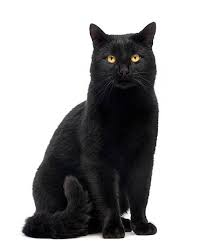
#> input picture Seg_by_edge/Images/img1.JPG, 204 x 246 px; its folder holds only this picture in this run
$ jupyter execute --allow-errors Code2.ipynb
#> lines starting #> are read from the running program, lines starting #| are printed output that depends on the picture; after the words box and inside, x2 and y2 are one past the last pixel; in counts of white or black regions, pixels touching at a corner belong together
### Loading libraries

[cell 1]
import os
import numpy as np
import pandas as pd
import matplotlib.pyplot as plt
import cv2
import glob
import datetime
import random
from tqdm.notebook import tqdm
from PIL import Image
from PIL import ImageEnhance
pd.set_option('display.max_colwidth', None)

### Segmentation

Defining Paths

[cell 2]
def get_img(path_str):
    # reads at RGB
#> called with path_str = './Images/img1.JPG'
    return np.asarray(Image.open(path_str))
#> returned value is the input picture: shape (246, 204, 3); mean R, G, B 166.3, 166, 166.6

def show_img(img):
    plt.imshow(img)
    plt.show()

def show_img_gray(img):
    plt.imshow(cv2.cvtColor(img, cv2.COLOR_GRAY2RGB))
    plt.show()

def get_gray(img):
    return cv2.cvtColor(img,cv2.COLOR_RGB2GRAY)
#> returned value: shape (246, 204)

def apply_threshold(img):
    return cv2.threshold(img, np.mean(img), 255, cv2.THRESH_BINARY_INV+cv2.THRESH_OTSU)[1]
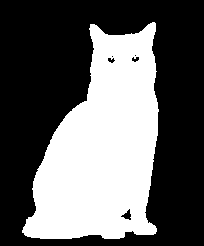
#> returned value: shape (246, 204); 38.5% white; 1 white region, box (x1, y1, x2, y2) and area: (22, 22, 159, 239) 19336

def get_edge(img):
    return cv2.dilate(cv2.Canny(img, 0, 255), None)
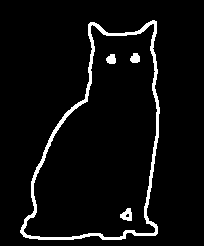
#> returned value: shape (246, 204); 5% white; 4 white regions, box (x1, y1, x2, y2) and area: (20, 20, 160, 240) 2265, (120, 208, 132, 221) 103, (130, 53, 140, 63) 79, (106, 54, 116, 64) 79

def get_mask(edge_img):
    cnt = sorted(cv2.findContours(edge_img, cv2.RETR_LIST, cv2.CHAIN_APPROX_SIMPLE)[-2], key=cv2.contourArea)[-1]
#> cnt = contour of 236 points, box (x1, y1, x2, y2) (20, 20, 160, 240), area 20193
    mask_shape = edge_img.shape[0],edge_img.shape[1]
#> mask_shape = (246, 204)
    mask = np.zeros(mask_shape, np.uint8)
    return cv2.drawContours(mask, [cnt],-1, 255, -1)
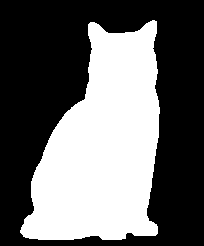
#> returned value: shape (246, 204); 40.9% white; 1 white region, box (x1, y1, x2, y2) and area: (20, 20, 160, 240) 20515

[cell 3]
def edge_based_segmentation(img, show_image = True):
    edge_img = get_edge(apply_threshold(get_gray(img)))
    mask_img = get_mask(edge_img)
    if show_image :
        show_img(img)
        show_img_gray(mask_img)

$ run again, on Seg_by_edge/Images/img2.JPG
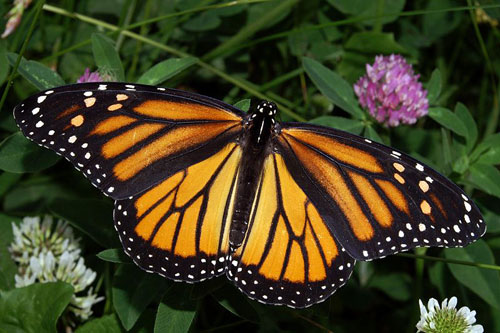
#> input picture Seg_by_edge/Images/img2.JPG, 500 x 333 px
#> in get_img, returned value is the input picture: shape (333, 500, 3); mean R, G, B 66.7, 63.3, 33.2
#> in apply_threshold, `return cv2.threshold(img, np.mean(img), 255, cv2.THRESH_BINARY_INV+cv2..`:
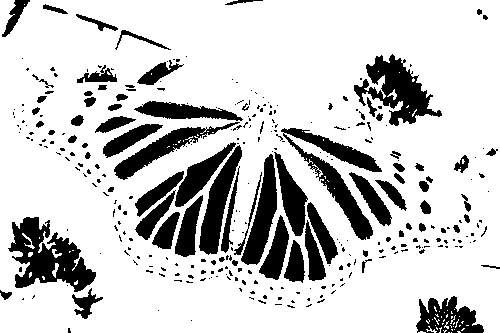
#> returned value: shape (333, 500); 79.9% white; 318 black regions (239 under 20 px), largest, box (x1, y1, x2, y2) and area: (8, 217, 96, 292) 3314, (281, 128, 382, 240) 2883, (354, 54, 442, 126) 2664
#> cnt = contour of 584 points, box (x1, y1, x2, y2) (133, 141, 346, 284), area 16446
#> in get_mask, `return cv2.drawContours(mask, [cnt],-1, 255, -1)`:
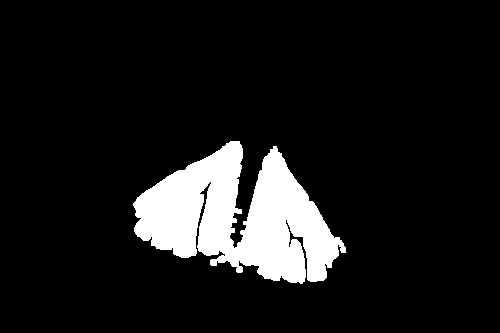
#> returned value: shape (333, 500); 10.2% white; 1 white region, box (x1, y1, x2, y2) and area: (133, 141, 346, 284) 17026

$ run again, on Seg_by_edge/Images/img3.JPG
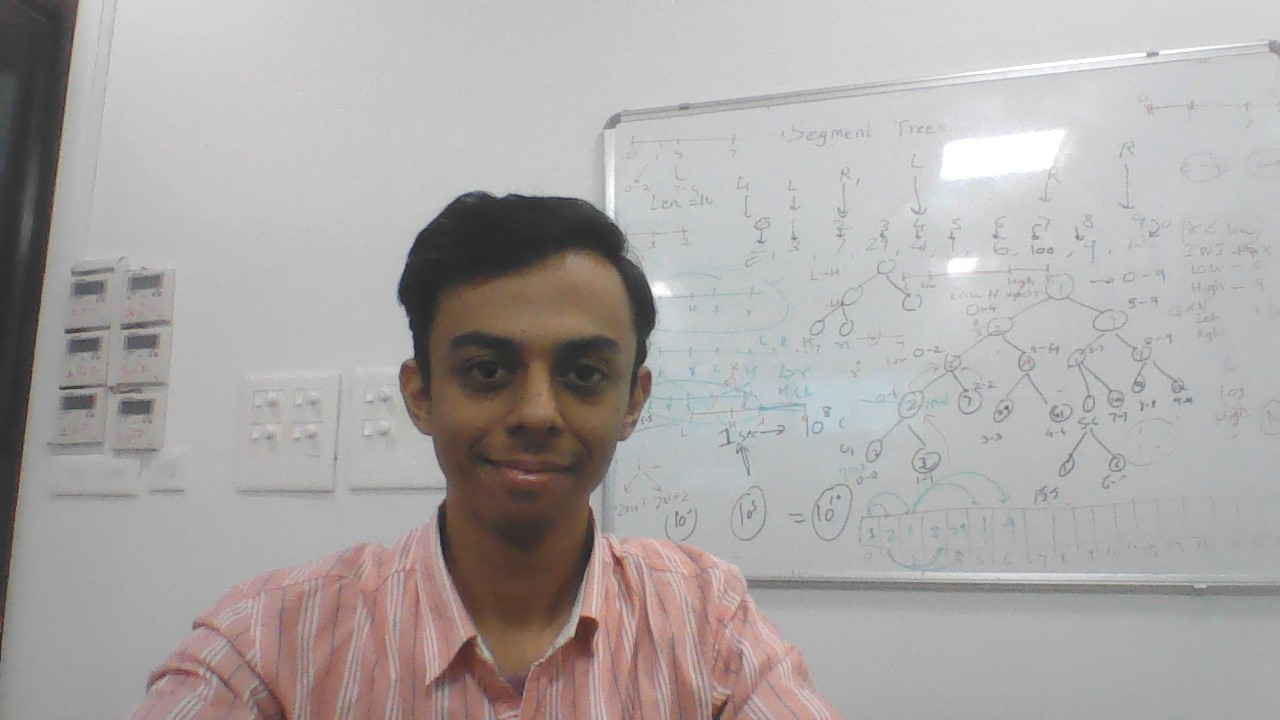
#> input picture Seg_by_edge/Images/img3.JPG, 1280 x 720 px
#> in get_img, returned value is the input picture: shape (720, 1280, 3); mean R, G, B 171.8, 167.4, 166.3
#> in apply_threshold, `return cv2.threshold(img, np.mean(img), 255, cv2.THRESH_BINARY_INV+cv2..`:
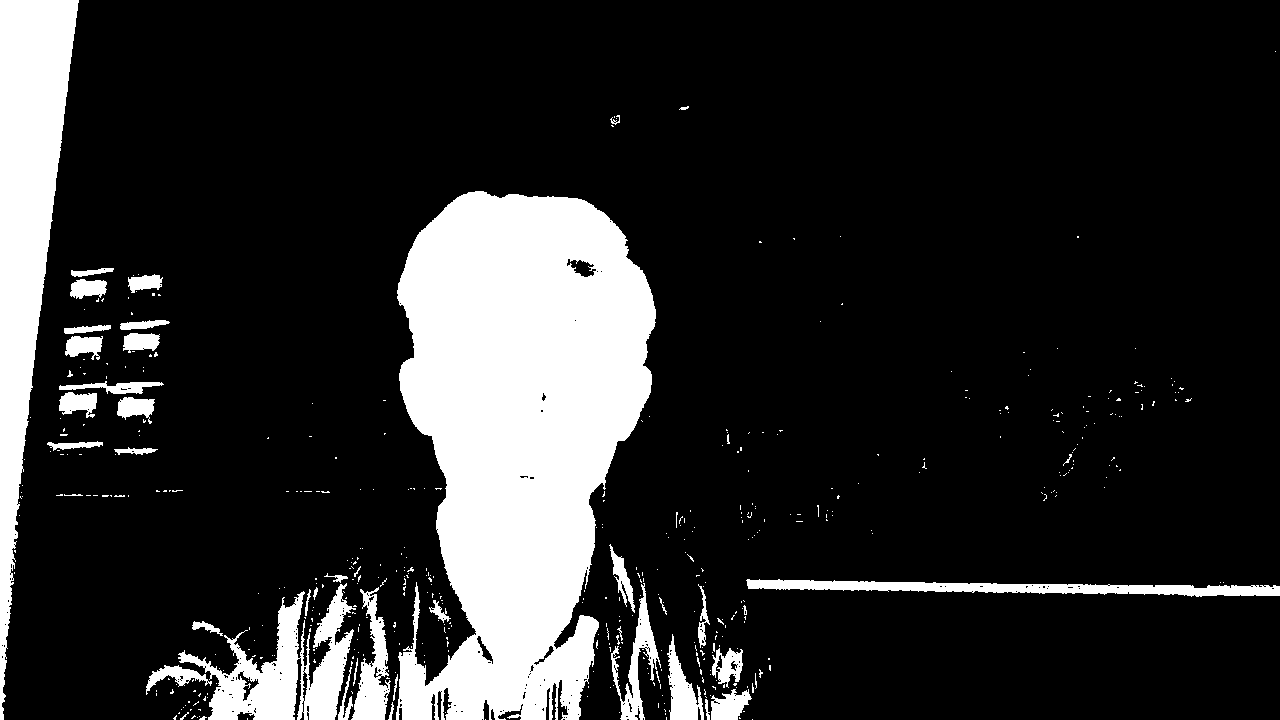
#> returned value: shape (720, 1280); 16.8% white; 495 white regions (449 under 20 px), largest, box (x1, y1, x2, y2) and area: (396, 191, 656, 720) 96635, (0, 0, 79, 720) 26271, (178, 583, 356, 720) 9673
#> cnt = contour of 2712 points, box (x1, y1, x2, y2) (144, 189, 657, 720), area 16543
#> in get_mask, `return cv2.drawContours(mask, [cnt],-1, 255, -1)`:
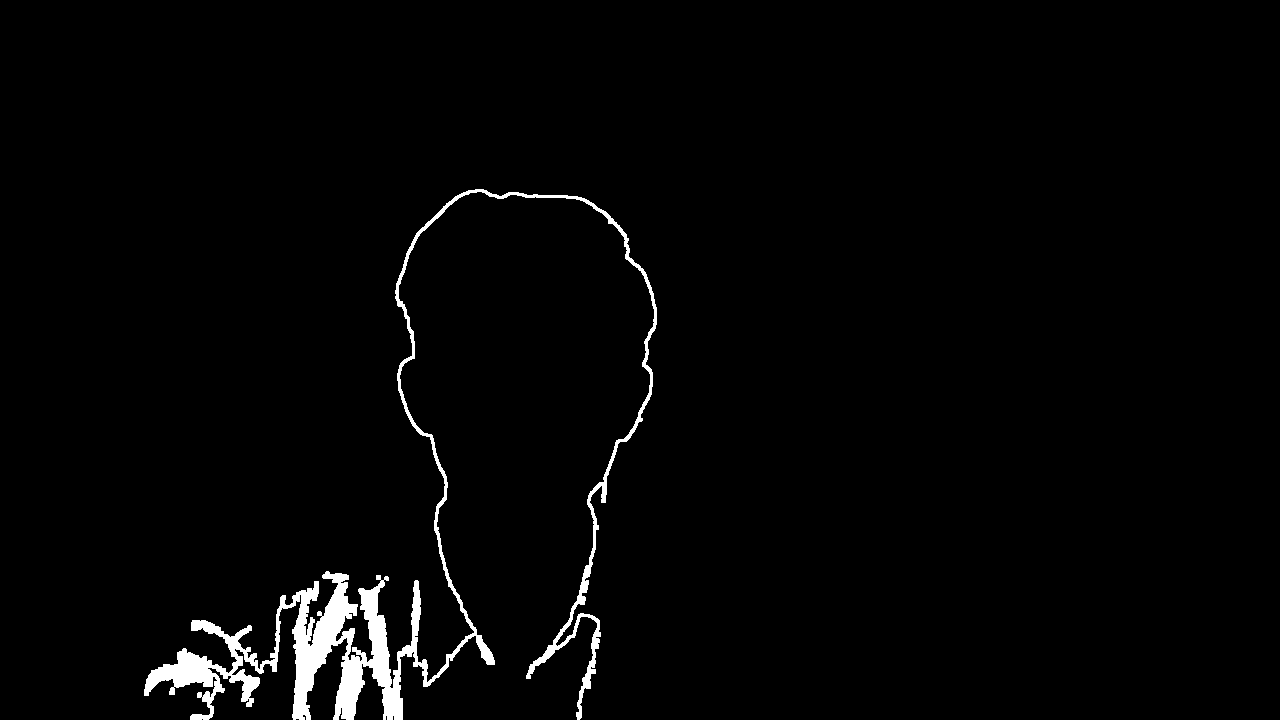
#> returned value: shape (720, 1280); 2.1% white; 1 white region, box (x1, y1, x2, y2) and area: (144, 189, 657, 720) 19393
